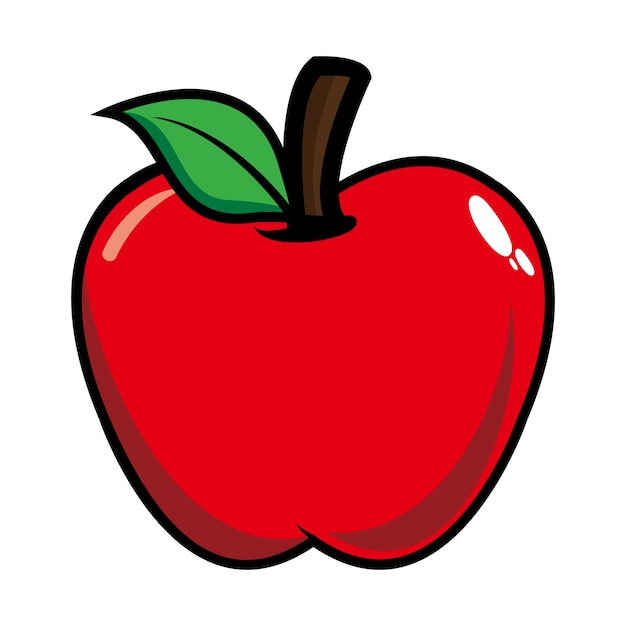
#> input picture assets/apple.jpg, 626 x 626 px; its folder holds only this picture in this run
$ python convert_images.py
#> lines starting #> are read from the running program, lines starting #| are printed output that depends on the picture
from PIL import Image
import os

# Целевой размер изображений (в пикселях)
TARGET_WIDTH = 100
TARGET_HEIGHT = 100

# Путь к папке с исходными изображениями
ASSETS_DIR = "assets"

for filename in os.listdir(ASSETS_DIR):
    if filename.lower().endswith(".jpg") or filename.lower().endswith(".jpeg"):
        filepath = os.path.join(ASSETS_DIR, filename)

        try:
            # Открываем изображение
            img = Image.open(filepath)
#> img is the input picture: PIL image 626x626 RGB; mean R, G, B 218, 144.2, 147.7

            # Приводим к целевому размеру (с сохранением пропорций и центрированием)
            img.thumbnail((TARGET_WIDTH, TARGET_HEIGHT), Image.LANCZOS)
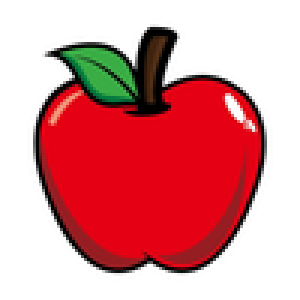
#> img: PIL image 100x100 RGB (shown 3 times larger); mean R, G, B 217.9, 144.1, 147.6

            # Создаём новое изображение с прозрачным фоном и размещаем в центре
            new_img = Image.new('RGBA', (TARGET_WIDTH, TARGET_HEIGHT), (0, 0, 0, 0))
#> new_img: PIL image 100x100 RGBA; every value is 0
            new_img.paste(
                img,
                ((TARGET_WIDTH - img.width) // 2,
                 (TARGET_HEIGHT - img.height) // 2)
            )

            # Формируем имя выходного файла
            new_filename = filename.rsplit('.', 1)[0] + ".png"
            new_filepath = os.path.join(ASSETS_DIR, new_filename)

            # Сохраняем в PNG
            new_img.save(new_filepath, "PNG")
            print(f"Конвертировано и масштабировано: {filename} → {new_filename}")

        except Exception as e:
            print(f"Ошибка при обработке {filename}: {e}")

$ run again, on assets/cherry.jpg
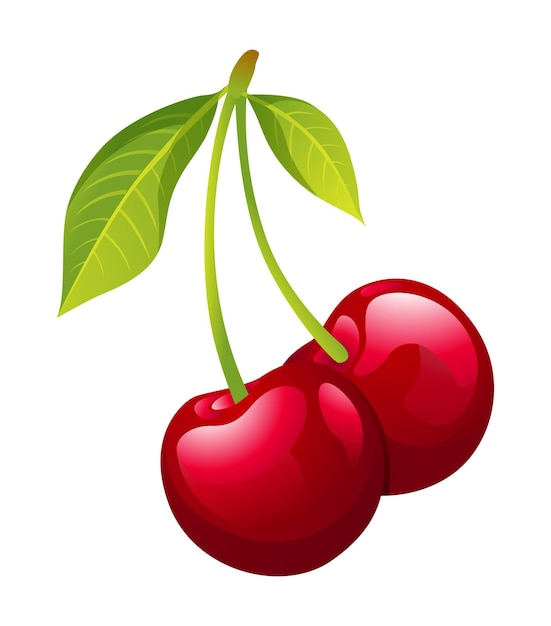
#> input picture assets/cherry.jpg, 551 x 626 px
#> img is the input picture: PIL image 551x626 RGB; mean R, G, B 229.7, 204.9, 194.7
#> `img.thumbnail((TARGET_WIDTH, TARGET_HEIGHT), Image.LANCZOS)`:
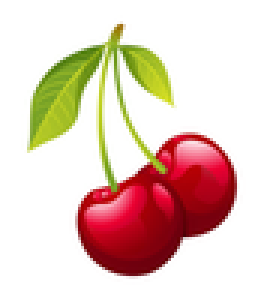
#> img: PIL image 88x100 RGB (shown 3 times larger); mean R, G, B 229.5, 204.8, 194.3
#> `new_img.paste( img, ((TARGET_WIDTH - img.width) // 2, (TARGET_HEIGHT -..`:
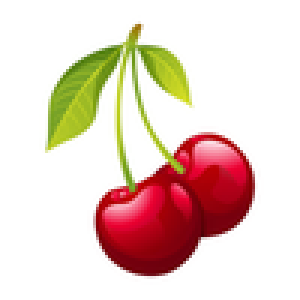
#> new_img: PIL image 100x100 RGBA (shown 3 times larger); mean R, G, B, A 201.9, 180.2, 171, 224.4; transparent parts drawn white

$ run again, on assets/lemon.jpg
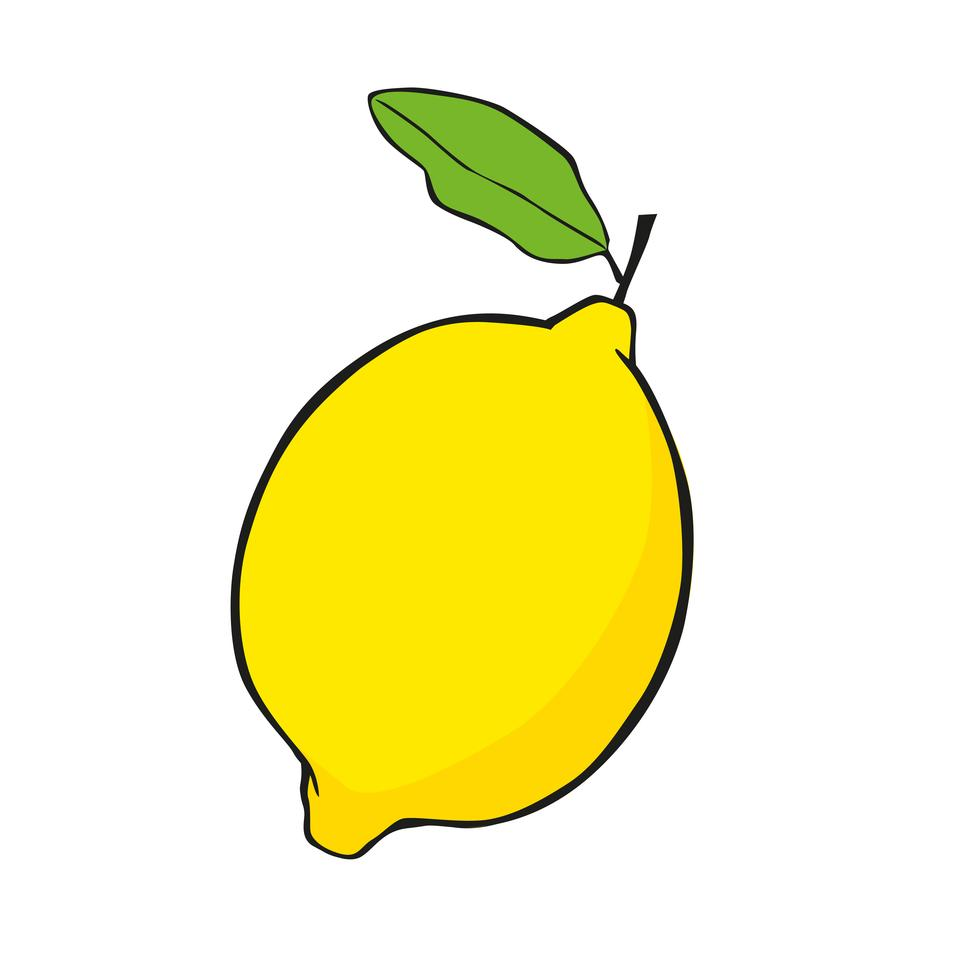
#> input picture assets/lemon.jpg, 980 x 980 px
#> img is the input picture: PIL image 980x980 RGB; mean R, G, B 247.3, 244, 198.2
#> `img.thumbnail((TARGET_WIDTH, TARGET_HEIGHT), Image.LANCZOS)`:
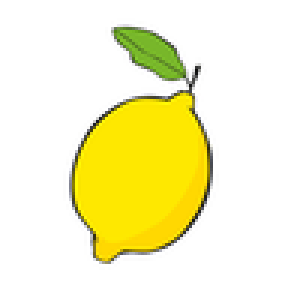
#> img: PIL image 100x100 RGB (shown 3 times larger); mean R, G, B 246.9, 243.7, 198
